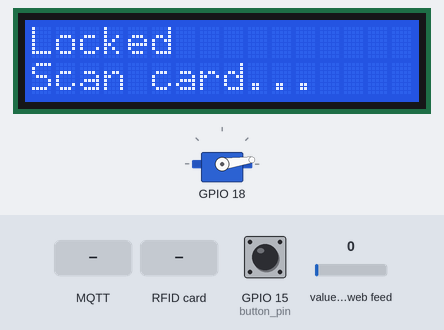
Bench run of a program on a simulated ESP32 board running MicroPython. On the bench: 16×2 character LCD, servo. Inputs (shaded band) come from the test bench; at power-on: GPIO 15 (button_pin) HIGH, value of the web feed 0. WiFi joins after 1.5 s; no MQTT or app messages arrive unless stated; requests to the public web service named in the program get a made-up reply in its usual format after 0.4 s (London, UTC, broken clouds, 64 % humidity, 1013 hPa unless stated); the interpreter's speed is modelled, so counts of loop turns are approximate; servo angles are drawn from the pulse width (0.5 ms = 0°, 2.5 ms = 180°); library files of the repository ran but are not shown: i2c_lcd.py, mfrc522.py.

Above: at 3.6 s.
3.7 s: MQTT message "lock" arrives on the first subscribed topic
At 5.3 s:
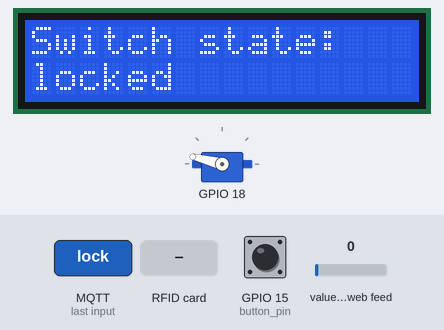
5.9 s: GPIO 15 (button_pin) pulled LOW for 1.15 s
At 7.5 s:
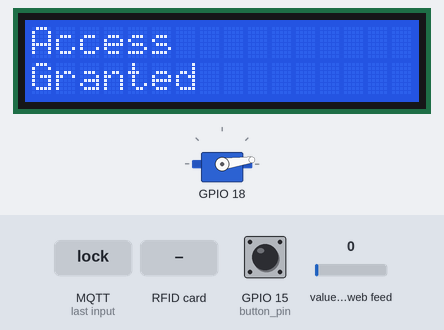
11.0 s: RFID card 5E 7A 19 C4 held to the reader
At 12.5 s:
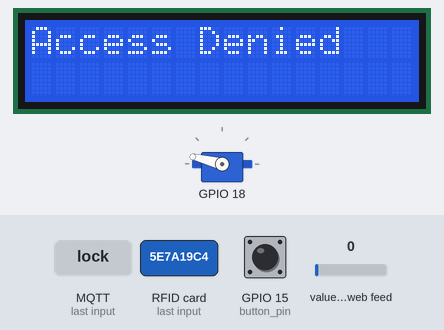
14.5 s: MQTT message "unlock" arrives on the first subscribed topic
At 15.1 s:
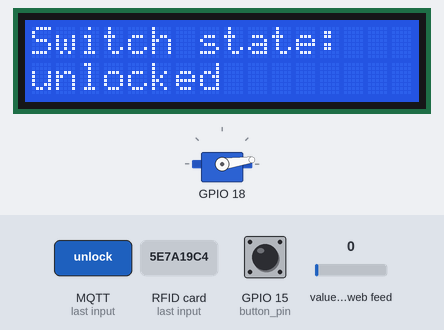
16.1 s: MQTT message "locked" arrives on the first subscribed topic
At 17.2 s:
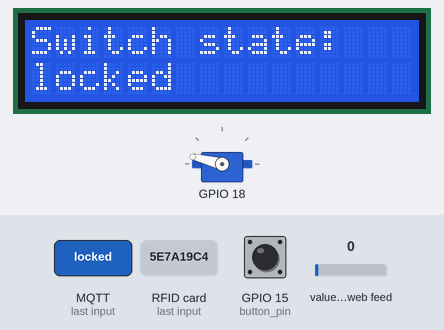
18.2 s: RFID card 43 20 FB 1B held to the reader
At 22.9 s:
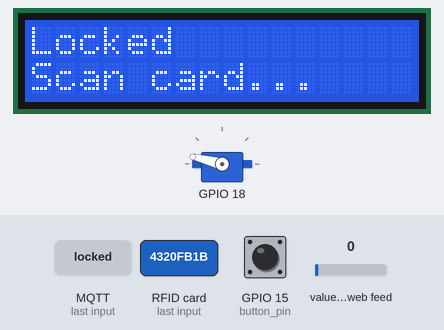
Timing chart, 0 to 23.1 s (numbered marks = the images above; inputs shaded):
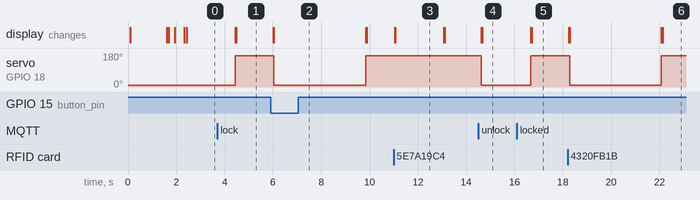

Measured:
- after the input at 3.7 s, servo on GPIO 18: 8° → 166° after 0.73 s; the display: first changes after 0.73 s (image 1 shows a later state)
- after the input at 5.9 s, servo on GPIO 18: 166° → 8° after 0.14 s, → 166° 3.8 s later; the display: first changes after 0.10 s (image 2 shows a later state)
- after the input at 11.0 s, the display: first changes at once (image 3 shows a later state)
- after the input at 14.5 s, servo on GPIO 18: 166° → 8° after 0.12 s; the display: first changes after 0.12 s (image 4 shows a later state)
- after the input at 16.1 s, servo on GPIO 18: 8° → 166° after 0.57 s; the display: first changes after 0.57 s (image 5 shows a later state)
- after the input at 18.2 s, servo on GPIO 18: 166° → 8° after 0.08 s, → 166° 3.8 s later; the display: first changes after 0.05 s (image 6 shows a later state)
- what the display in image 3 shows lasts 2.0 s, from 11.1 s to 13.1 s

The program:

main.py
```python
from omri_lock import SmartLock
from time import sleep

lock = SmartLock(
	wifi_ssid="Omri's hotspot",
	wifi_password="SECRET",
	aio_username="OmriTL",
	aio_key="SECRET",
	feed_name="lcd-rfid",
	allowed_uids=[[67, 32, 251, 27, 131], [82, 215, 186, 16, 47]], #allowed UIDs, list for more then one UID
	button_pin=15
)

def uid_match(uid, allowed): #helper function to match UID
	return list(uid) in allowed

def main_loop(): #main function
	lock.lcd_display("Locked", "Scan card...")
	last_state = lock.state
	while True:
		try:
			lock.client.check_msg() #check for adafruit msg
		except:
			pass

		if lock.state != last_state:
			lock.set_servo(lock.state == "lock")
			lock.display_switch_state()
			last_state = lock.state

		if lock.state == "unlock":
			sleep(1)
			continue

		if not lock.button.value(): #check button press
			lock.unlock_sequence()
			last_state = "lock"
			continue

		uid = lock.read_rfid_uid() #check rfid
		if uid:
			if uid_match(uid, lock.allowed_uids):
				lock.unlock_sequence()
				last_state = "lock"
			else:
				lock.lcd_display("Access Denied")
				sleep(2)
				lock.lcd_display("Locked", "Scan card...")

		sleep(0.1)

try:
	main_loop()
finally:
	lock.lcd_display("Program Stopped")
```

omri_lock.py
```python
class SmartLock: #defining the lock and all the necessary stuff - wifi pins and such
	def __init__(self, wifi_ssid, wifi_password, aio_username, aio_key, feed_name, allowed_uids, servo_pin=18, lcd_addr=0x27, button_pin=15):
		self.wifi_ssid = wifi_ssid
		self.wifi_password = wifi_password
		self.aio_username = aio_username
		self.aio_key = aio_key
		self.feed_name = feed_name
		self.allowed_uids = allowed_uids
		self.servo_pin = servo_pin
		self.button_pin = button_pin
		self.state = "unlock"
		self.last_lcd = ""
		self.mqtt_paused = False

		self._init_lcd(lcd_addr)
		self.lcd_display("Connecting", "to WiFi...")
		self._connect_wifi()
		self.lcd_display("WiFi", "Connected")

		self._init_servo()
		self._init_rfid()
		self._init_button()

		self.lcd_display("Connecting", "to MQTT...")
		self._connect_mqtt()
		self.lcd_display("MQTT", "Connected")

		self.lcd_display("Reading", "feed value...")
		self._get_last_feed_value()
		self.set_servo(self.state == "lock")
		self.display_switch_state()

	def display_switch_state(self): #display the state of the switch in adafruit on lcd
		status = "locked" if self.state in ("lock", "on", "locked") else "unlocked"
		self.lcd_display("Switch state:", status)

	def _connect_wifi(self): #connect to wifi with WLAN
		import network
		from time import sleep
		wlan = network.WLAN(network.STA_IF)
		wlan.active(True)
		wlan.connect(self.wifi_ssid, self.wifi_password)
		attempts = 0
		while not wlan.isconnected():
			if attempts > 20:
				self.lcd_display("WiFi Error", "No Connection")
				raise RuntimeError("WiFi connection failed")
			sleep(0.5)
			attempts += 1

	def _init_lcd(self, addr):#define lcd
		from machine import I2C, Pin
		from i2c_lcd import I2cLcd
		i2c = I2C(0, scl=Pin(19), sda=Pin(21), freq=100000)
		self.lcd = I2cLcd(i2c, addr, 2, 16)

	def _init_servo(self):#define servo
		from machine import Pin, PWM
		self.servo = PWM(Pin(self.servo_pin), freq=50)

	def _init_rfid(self):#define RFID
		from mfrc522 import MFRC522
		self.rfid = MFRC522(sck=14, mosi=13, miso=12, rst=4, cs=5)

	def _init_button(self): #define button
		from machine import Pin
		self.button = Pin(self.button_pin, Pin.IN, Pin.PULL_UP)

	def _connect_mqtt(self):#connect to mqtt
		import ubinascii
		import machine
		from umqtt.simple import MQTTClient
		client_id = ubinascii.hexlify(machine.unique_id())
		self.client = MQTTClient(client_id, "io.adafruit.com", user=self.aio_username, password=self.aio_key, ssl=False)
		self.client.set_callback(self._mqtt_callback)
		try:
			self.client.connect()
			self.client.subscribe(f"{self.aio_username}/feeds/{self.feed_name}")
		except OSError:
			self.lcd_display("MQTT Error", "Conn Failed")
			raise

	def _mqtt_callback(self, topic, msg):#gets switch state from adafruit when esp is online
		if self.mqtt_paused:
			return
		s = msg.decode().strip().lower()
		if s in ("1", "on", "true", "lock", "locked"):
			self.state = "lock"
		elif s in ("0", "off", "false", "unlock", "unlocked"):
			self.state = "unlock"

	def _get_last_feed_value(self):#gets switch state when esp was offline
		try:
			import urequests
			url = f"https://io.adafruit.com/api/v2/{self.aio_username}/feeds/{self.feed_name}/data/last"
			headers = {"X-AIO-Key": self.aio_key}
			resp = urequests.get(url, headers=headers)
			if resp.status_code == 200:
				val = resp.json().get("value", "").strip().lower()
				if val in ("1", "on", "true", "lock", "locked"):
					self.state = "lock"
				elif val in ("0", "off", "false", "unlock", "unlocked"):
					self.state = "unlock"
			else:
				self.lcd_display("Feed Error", "Bad Response")
			resp.close()
		except:
			self.lcd_display("Feed Error", "Request Failed")

	def update_feed(self, value):#updates switch state
		try:
			import urequests
			url = f"https://io.adafruit.com/api/v2/{self.aio_username}/feeds/{self.feed_name}/data"
			headers = {"X-AIO-Key": self.aio_key, "Content-Type": "application/json"}
			urequests.post(url, headers=headers, json={"value": value}).close()
		except:
			self.lcd_display("Feed Error", "Post Failed")

	def read_rfid_uid(self):#reads signal from rfid
		(stat, _) = self.rfid.request(self.rfid.REQIDL)
		if stat != self.rfid.OK:
			return None
		(stat, raw_uid) = self.rfid.anticoll()
		return raw_uid if stat == self.rfid.OK else None

	def set_servo(self, locked):#move servo
		self.servo.duty(120 if locked else 30)

	def lcd_display(self, line1, line2=""):#display easly on lcd
		self.lcd.clear()
		self.lcd.putstr(line1)
		if line2:
			self.lcd.move_to(0, 1)
			self.lcd.putstr(line2)

	def unlock_sequence(self):#action triggered by rfid or button
		from time import sleep
		self.mqtt_paused = True
		self.lcd_display("Access", "Granted")
		self.set_servo(False)
		self.update_feed("unlock")
		sleep(1)
		self.update_feed("lock")
		sleep(2)
		self.set_servo(True)
		self.lcd_display("Locked", "Scan card...")
		self.state = "lock"
		self.mqtt_paused = False
```
